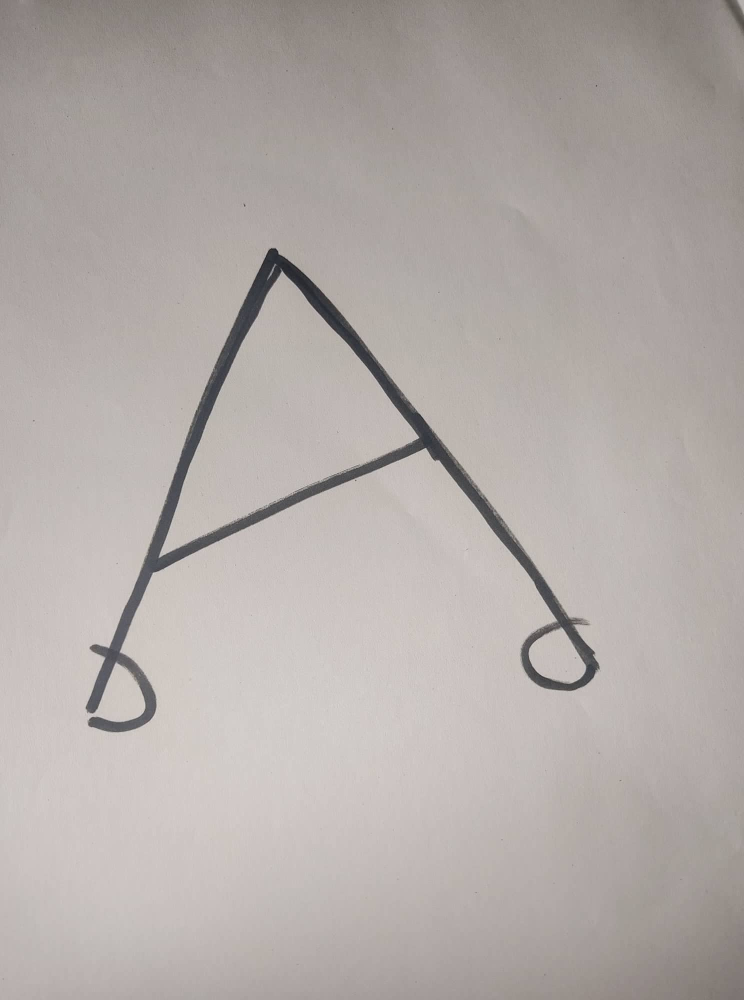
#> input picture Hand Digit Recognition/a.jpg, 1488 x 2000 px, found by its file name (shown at 1/2 size)
$ jupyter execute --allow-errors 'Hand Digit Recognition.ipynb'
#> lines starting #> are read from the running program, lines starting #| are printed output that depends on the picture; after the words box and inside, x2 and y2 are one past the last pixel; in counts of white or black regions, pixels touching at a corner belong together
[cell 1]
import matplotlib.pyplot as plt
import cv2
import numpy as np
from keras.models import Sequential
from keras.layers import Dense, Flatten, Conv2D, MaxPool2D, Dropout
from tensorflow import keras
from tensorflow.keras import layers
from tensorflow.keras.utils import to_categorical
import pandas as pd
import numpy as np
from sklearn.model_selection import train_test_split
from sklearn.utils import shuffle

#> (a cell that did not finish here is left out)

#> (a cell that did not finish here is left out)

#> (a cell that did not finish here is left out)

[cell 5]
word_dict = {0:'A',1:'B',2:'C',3:'D',4:'E',5:'F',6:'G',7:'H',8:'I',9:'J',10:'K',11:'L',12:'M',13:'N',14:'O',15:'P',16:'Q',17:'R',18:'S',19:'T',20:'U',21:'V',22:'W',23:'X', 24:'Y',25:'Z'}

#> (a cell that did not finish here is left out)

#> (a cell that did not finish here is left out)

#> (a cell that did not finish here is left out)

#> (a cell that did not finish here is left out)

#> (a cell that did not finish here is left out)

[cell 11]
from tensorflow.keras.optimizers import Adam
#> (the rest of this cell did not finish here and is left out)

#> (a cell that did not finish here is left out)

#> (a cell that did not finish here is left out)

[cell 14]
fig, axes = plt.subplots(3,3, figsize=(8,9))
axes = axes.flatten()

#> (the rest of this cell did not finish here and is left out)

[cell 15]
img = cv2.imread('/content/a.jpg')
#> img is the input picture: shape (2000, 1488, 3); mean B, G, R 168.3, 171.2, 178.3
img_copy = img.copy()

img = cv2.cvtColor(img, cv2.COLOR_BGR2RGB)
img = cv2.resize(img, (400,440))
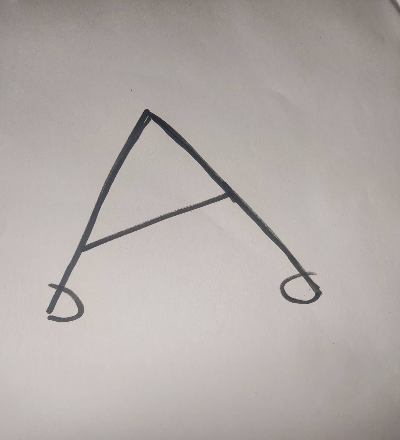
#> img: shape (440, 400, 3); mean R, G, B 178.3, 171.1, 168.2

[cell 16]
img_copy = cv2.GaussianBlur(img_copy, (7,7), 0)
img_gray = cv2.cvtColor(img_copy, cv2.COLOR_BGR2GRAY)
_, img_thresh = cv2.threshold(img_gray, 100, 255, cv2.THRESH_BINARY_INV)
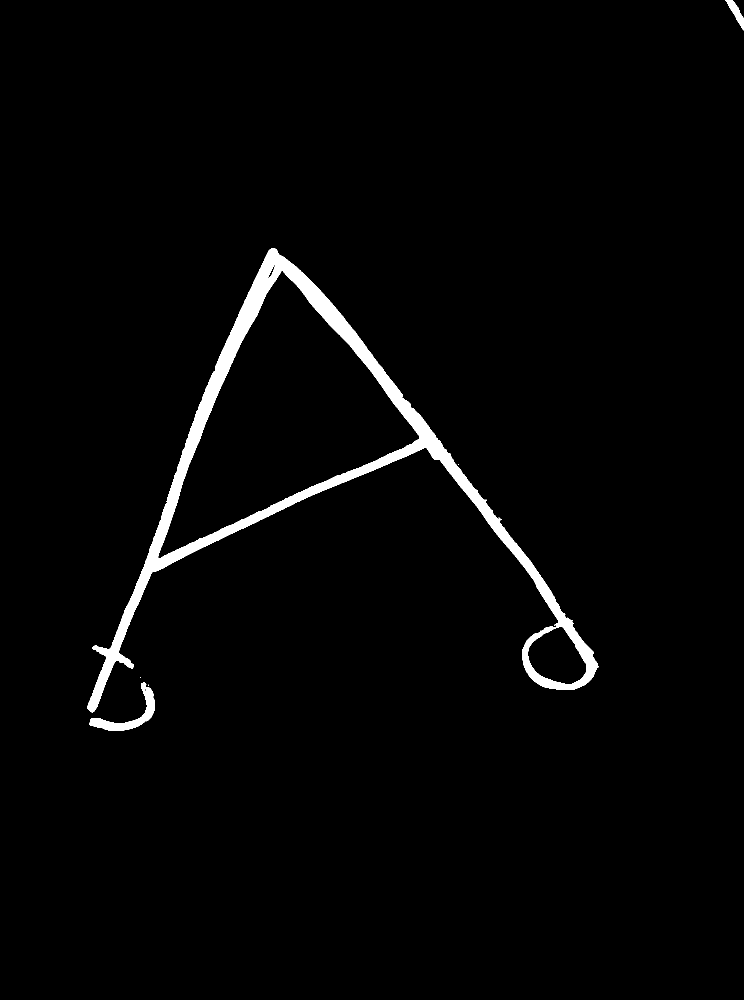
#> img_thresh: shape (2000, 1488) (shown at 1/2 size); 2.2% white; 6 white regions (3 under 20 px), largest, box (x1, y1, x2, y2) and area: (174, 497, 1197, 1425) 62479, (179, 1365, 310, 1462) 2959, (1451, 0, 1488, 61) 784

img_final = cv2.resize(img_thresh, (28,28))
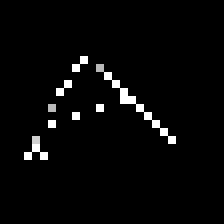
#> img_final: shape (28, 28) (shown 8 times larger); min 0, max 255, mean 7.2
img_final =np.reshape(img_final, (1,28,28,1))
